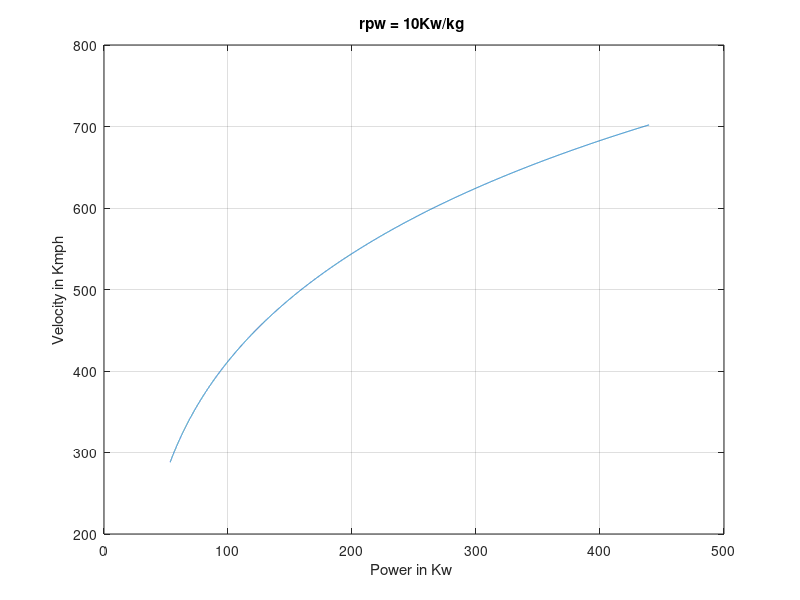

This chart was generated by the following MATLAB code:
rpw = 10000;
smax = 1000;
mc = 180;
Parx = 30000;

vmps = 80:.01:195;
vkmph = vmps*3.6;
Pow = (mc*rpw*(vmps).^3).*(4*smax*rpw-(vmps).^3).^-1;
Pow = Pow+Parx;

Pkw = Pow/1000;

plot(Pkw,vkmph)
title('rpw = 10Kw/kg ');
ylabel('Velocity in Kmph');
xlabel('Power in Kw ');
grid on